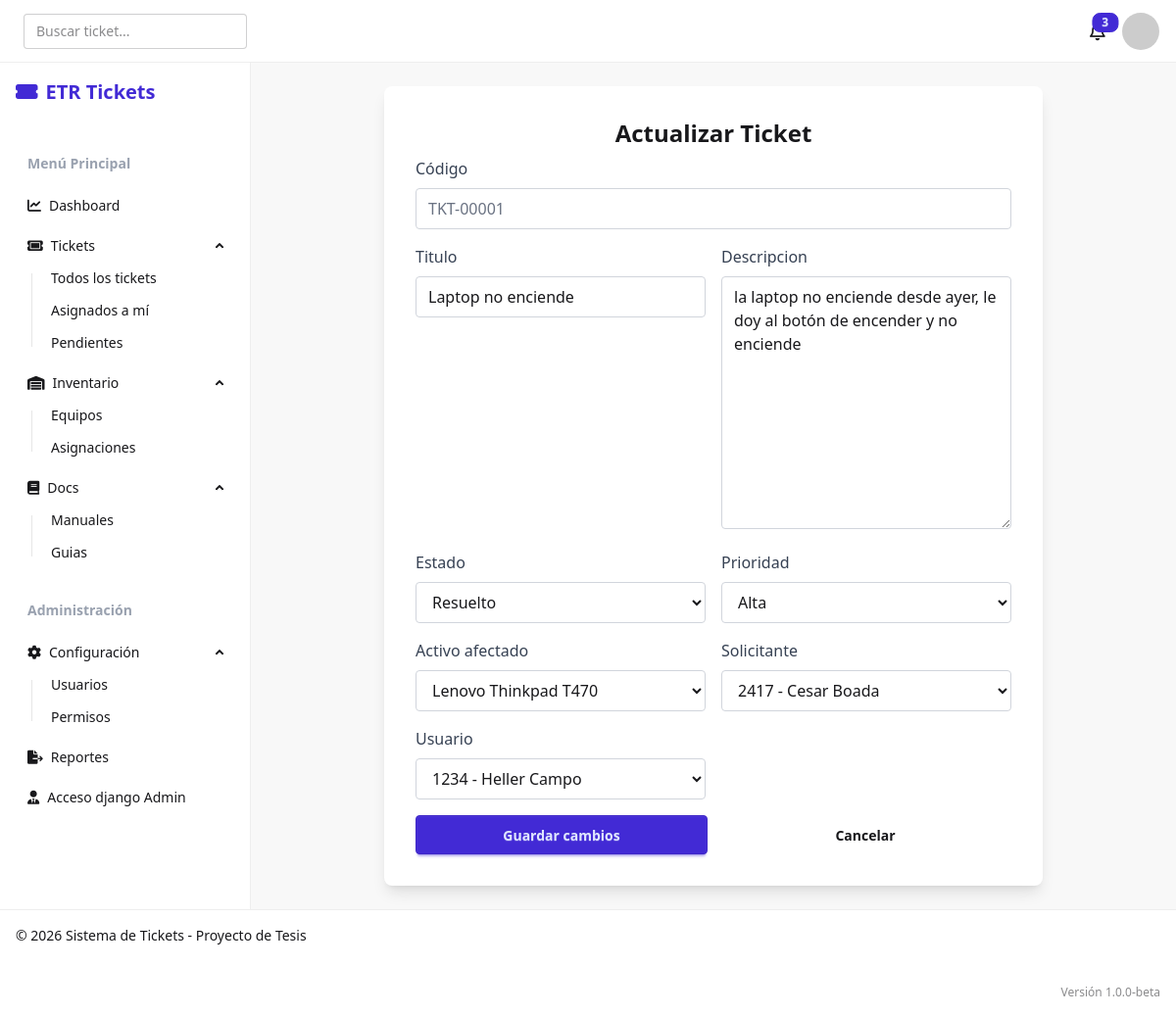
The app's page /tickets/view/3/edit/, older data.
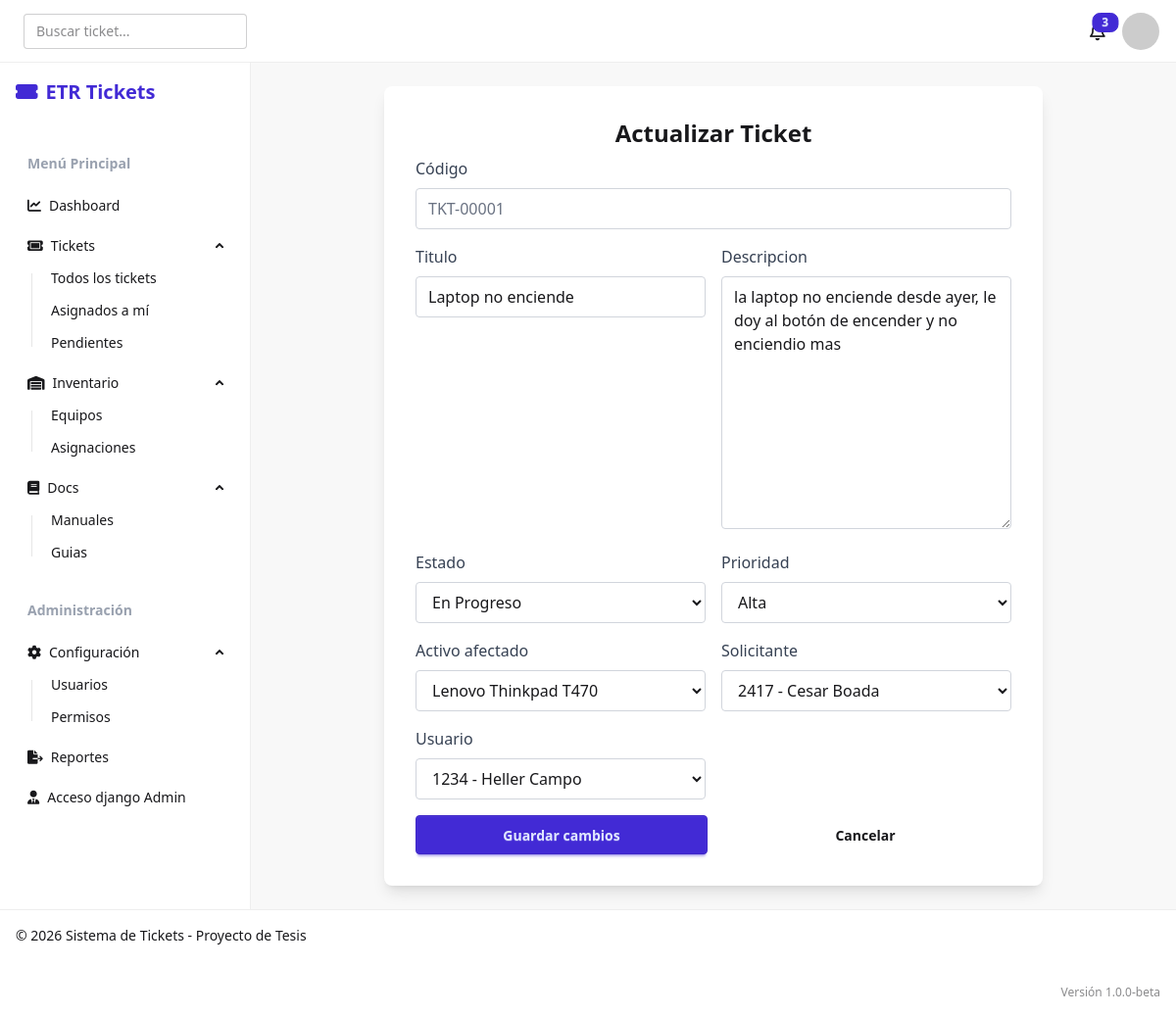
The same page, newer data.
### tickets/models.py (models this page shows, shortened)
class tickets(models.Model):
    codigo_ticket = models.CharField(max_length=30, unique=True)
    titulo = models.CharField(max_length=150)
    descripcion = models.TextField()
    prioridad = models.ForeignKey(
        matriz_prioridad,
        on_delete=models.PROTECT,
        to_field='prioridad',
        db_column='prioridad',
        related_name='tickets',
        default='N/A',
    )
    ESTADO_TYPES = [
        ('Pendiente', 'Pendiente'),
        ('En Progreso', 'En Progreso'),
        ('Resuelto', 'Resuelto'),
        ('Cerrado', 'Cerrado'),
    ]
    estado = models.CharField(max_length=30, default='Pendiente', choices=ESTADO_TYPES)
    solicitante = models.ForeignKey(
        'users.usuario',
        on_delete=models.PROTECT,
        to_field='ID_empleado',
        db_column='solicitante',
        related_name='tickets_solicitados',
    )
    usuario = models.ForeignKey(
        'users.usuario',
        on_delete=models.PROTECT,
        to_field='ID_empleado',
        db_column='usuario',
        related_name='tickets_asignados',
        null=True,
        blank=True,
    )
    activo_afectado = models.ForeignKey(
        'inventory.activos',
        on_delete=models.CASCADE,
        to_field='codigo',
        db_column='activo_afectado',
        related_name='tickets_afectados',
        limit_choices_to={'estado': 'activo'},
)
    fecha_creacion = models.DateTimeField(auto_now_add=True)
    fecha_resolucion = models.DateTimeField(null=True, blank=True)

### tickets/views.py (the view)
# urls.py: path('view/<int:ticket_id>/edit/', views.tickets_edit, name='tickets_edit'),
def tickets_edit(request, ticket_id):
    print(f"Intentando editar el ticket con ID: {ticket_id}")
    ticket = get_object_or_404(tickets, pk=ticket_id)
    if request.method == 'POST':
        form = TicketUpdateForm(request.POST, instance=ticket)
        ticket_actual = tickets.objects.get(pk=ticket_id)
        if form.is_valid():
            ticket = form.save(commit=False)
            if form.cleaned_data['estado'] != ticket_actual.estado:
                print(f"Estado cambiado de {ticket_actual.estado} a {form.cleaned_data['estado']}")
                ticket.fecha_resolucion = timezone.now()
                _save_historial_ticket(ticket_id, form, request)
            ticket.save()
            messages.success(request, 'Ticket actualizado correctamente.')
            return redirect('tickets_view')
    else:
        form = TicketUpdateForm(instance=ticket)
    return render(request, 'tickets_edit.html', {'form': form, 'ticket': ticket})

### tickets/forms.py
class TicketUpdateForm(forms.ModelForm):
    class Meta:
        model = tickets
        fields = (
            'titulo',
            'descripcion',
            'estado',
            'prioridad',
            'activo_afectado',
            'solicitante',
            'usuario',
        )
    def __init__(self, *args, **kwargs):
        super().__init__(*args, **kwargs)
        for field in self.fields.values():
            field.widget.attrs.setdefault(
                'class',
                'w-full px-3 py-2 border border-gray-300 rounded focus:outline-none focus:ring focus:border-blue-300',
            )

### inventory/models.py (called while the page is built)
    def __str__(self):
        return f"{self.marca} {self.modelo}"

### tickets/models.py (called while the page is built)
    def __str__(self):
        return f"{self.prioridad}"

### users/models.py (called while the page is built)
    def __str__(self):
        return f"{self.ID_empleado} - {self.get_full_name()}"

### tickets/templates/tickets_edit.html (shortened to what this page needs)
{% extends 'base.html' %}
{% block content %}
<div class="flex items-center justify-center h-full">
    <div class="w-full max-w-2xl bg-base-100 p-8 rounded-lg shadow-lg">
        <h2 class="text-2xl font-bold mb-2 text-center">Actualizar Ticket</h2>
        <form method="post" class="space-y-4">
            <div>
                <label class="block text-gray-700 mb-2">Código</label>
                <input type="text" value="{{ ticket.codigo_ticket }}" class="w-full px-3 py-2 border border-gray-300 rounded bg-gray-100 text-gray-500" disabled>
            </div>
            <div class="grid grid-cols-1 md:grid-cols-2 gap-4">
                {% for field in form.visible_fields %}
                    <div>
                        <label for="{{ field.id_for_label }}" class="block text-gray-700 mb-2">{{ field.label }}</label>
                        {{ field }}
                    </div>
                {% endfor %}
            </div>
            <div class="flex flex-col sm:flex-row gap-3">
                <button type="submit" class="btn btn-primary flex-1">Guardar cambios</button>
                <a href="{% url 'tickets_view' %}" class="btn btn-ghost flex-1">Cancelar</a>
            </div>
        </form>
    </div>
</div>
{% endblock %}

Row changes from the older to the newer data that the page shows:
changed tickets "TKT-00001": descripcion "la laptop no enciende desde ayer, le doy al botón de encender y no enciende" → "la laptop no enciende desde ayer, le doy al botón de encender y no enciendio mas"; estado "Resuelto" → "En Progreso"
